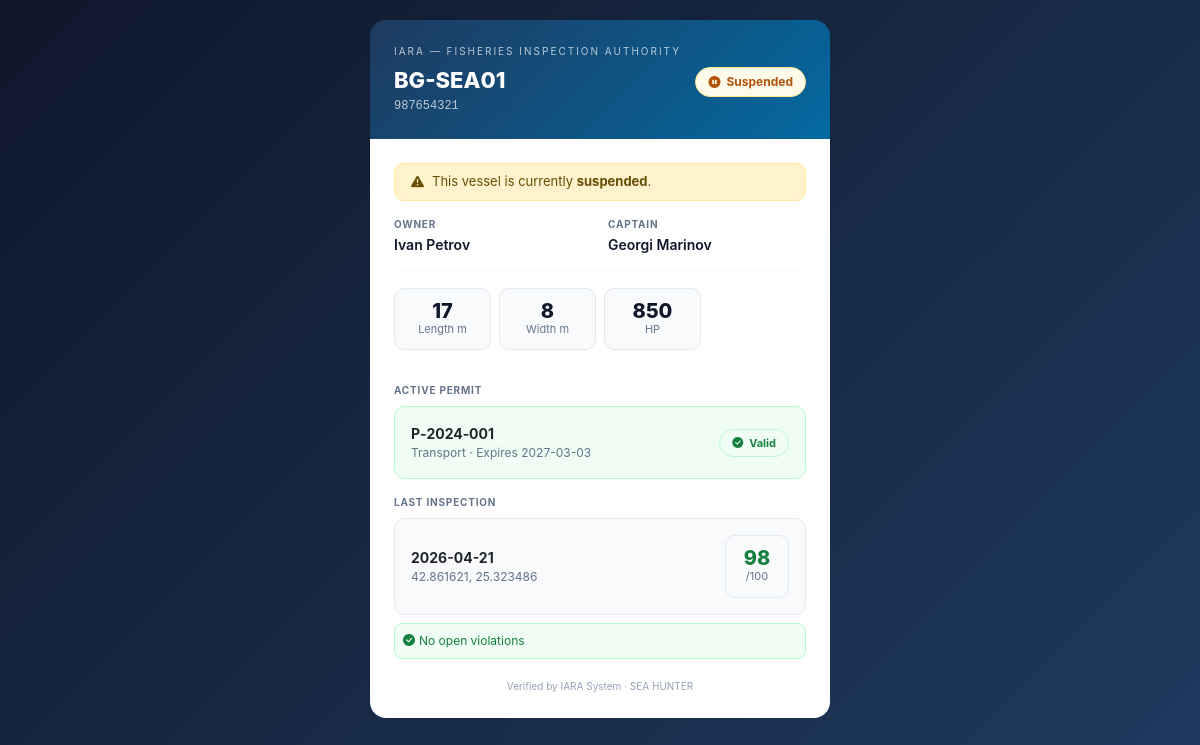
Page /public/vessel/987654321 on the committed database.
### iara_app/models.py (models this page shows, shortened)
class Vessel(db.Model):
    __tablename__ = "vessel"
    id = db.Column(db.Integer, primary_key=True)
    international_number = db.Column(db.String(50), nullable=False, unique=True)
    call_sign            = db.Column(db.String(50), nullable=False)
    marking              = db.Column(db.String(50), nullable=False)
    name_bg = db.Column(db.String(150))
    name_en = db.Column(db.String(150))
    port_registration = db.Column(db.String(100))
    registration_date = db.Column(db.Date)
    status = db.Column(db.String(20), nullable=False, default=VesselStatus.ACTIVE.value)
    length        = db.Column(db.Float, nullable=False)
    width         = db.Column(db.Float, nullable=False)
    gross_tonnage = db.Column(db.Float)
    engine_power  = db.Column(db.Integer, nullable=False)
    owner_name   = db.Column(db.String(100), nullable=False)
    owner_egn    = db.Column(db.String(20))
    captain_name = db.Column(db.String(100), nullable=False)
    created_at = db.Column(db.DateTime, default=datetime.utcnow)
    permits              = db.relationship("Permit", backref="vessel", lazy=True)
    inspections          = db.relationship("Inspection", backref="vessel", lazy=True)
    scheduled_inspections = db.relationship("ScheduledInspection", backref="vessel", lazy=True)
    documents            = db.relationship("VesselDocument", backref="vessel", lazy=True, cascade="all, delete-orphan")
    photos               = db.relationship("VesselPhoto", backref="vessel", lazy=True, cascade="all, delete-orphan")
    ownership_history    = db.relationship("VesselOwnershipHistory", backref="vessel", lazy=True, cascade="all, delete-orphan")
    fishing_trips        = db.relationship("FishingTrip", backref="vessel", lazy=True)

class Permit(db.Model):
    __tablename__ = "permit"
    id = db.Column(db.Integer, primary_key=True)
    vessel_id = db.Column(db.Integer, db.ForeignKey("vessel.id"), nullable=False)
    permit_number = db.Column(db.String(50), nullable=False, unique=True)
    permit_type = db.Column(db.String(50), nullable=False)
    issue_date = db.Column(db.Date, nullable=False)
    expiry_date = db.Column(db.Date, nullable=False)
    status = db.Column(
        db.String(20),
        nullable=False,
        default=PermitStatus.ACTIVE.value
    )

class Inspection(db.Model):
    __tablename__ = "inspection"
    id = db.Column(db.Integer, primary_key=True)
    vessel_id = db.Column(db.Integer, db.ForeignKey("vessel.id"), nullable=False)
    inspector_id = db.Column(db.Integer, db.ForeignKey("users.id"), nullable=False)
    date = db.Column(db.Date)
    location = db.Column(db.String(255))
    notes = db.Column(db.Text)
    permit_status_snapshot = db.Column(db.String(50))
    score = db.Column(db.Integer, default=100)
    final_score = db.Column(db.Integer)
    status = db.Column(db.String(20), default="draft")
    inspector_signature = db.Column(db.String(255))
    submitted_at = db.Column(db.DateTime)
    approved_at = db.Column(db.DateTime)
    rejected_at = db.Column(db.DateTime)
    violations = db.relationship("Violation", backref="inspection", lazy=True,
                                  cascade="all, delete-orphan")

### iara_app/routes/public.py (the view)
@bp.route("/public/vessel/<string:international_number>")
def public_vessel_card(international_number):
    vessel         = Vessel.query.filter_by(international_number=international_number).first_or_404()
    active_permit  = Permit.query.filter_by(vessel_id=vessel.id, status="Active").first()
    last_inspection = Inspection.query.filter_by(vessel_id=vessel.id)\
        .order_by(Inspection.date.desc()).first()
    open_violations = []
    if last_inspection:
        open_violations = [v for v in last_inspection.violations if v.status == "open"]
    return render_template(
        "public/vessel_card.html",
        vessel=vessel,
        active_permit=active_permit,
        last_inspection=last_inspection,
        open_violations=open_violations
    )

### iara_app/templates/public/vessel_card.html (shortened to what this page needs)
<!DOCTYPE html>
<html lang="en">
<head>
<link href="https://cdn.jsdelivr.net/npm/bootstrap@5.3.2/dist/css/bootstrap.min.css" rel="stylesheet">
<link rel="stylesheet" href="https://cdn.jsdelivr.net/npm/bootstrap-icons@1.11.3/font/bootstrap-icons.min.css">
</head>
<body>
<div class="card-wrap">
  <div class="vessel-header">
    <div style="font-size:10px;letter-spacing:.2em;opacity:.7;margin-bottom:8px;">IARA — FISHERIES INSPECTION AUTHORITY</div>
    <div class="d-flex justify-content-between align-items-start">
      <div>
        <h2 style="font-size:22px;font-weight:800;margin:0;">{{ vessel.call_sign }}</h2>
        <div style="font-family:monospace;font-size:12px;opacity:.7;margin-top:4px;">{{ vessel.international_number }}</div>
      </div>
      {% if vessel.status == 'Active' %}
      <span class="badge-pill status-active"><i class="bi bi-check-circle-fill"></i>Active</span>
      {% elif vessel.status == 'Suspended' %}
      <span class="badge-pill status-suspended"><i class="bi bi-pause-circle-fill"></i>Suspended</span>
      {% else %}
      <span class="badge-pill status-scrapped"><i class="bi bi-x-circle-fill"></i>Scrapped</span>
      {% endif %}
    </div>
  </div>
  <div class="vessel-body">
    {% if vessel.status == 'Suspended' %}
    <div class="alert alert-warning py-2 mb-3" style="font-size:13px;border-radius:10px;"><i class="bi bi-exclamation-triangle-fill me-2"></i>This vessel is currently <strong>suspended</strong>.</div>
    {% elif vessel.status == 'Scrapped' %}
    <div class="alert alert-danger py-2 mb-3" style="font-size:13px;border-radius:10px;"><i class="bi bi-x-circle-fill me-2"></i>This vessel has been <strong>scrapped</strong> and is no longer operational.</div>
    {% endif %}
    <div class="row g-3 mb-3">
      <div class="col-6"><div class="label">Owner</div><div class="val">{{ vessel.owner_name }}</div></div>
      <div class="col-6"><div class="label">Captain</div><div class="val">{{ vessel.captain_name }}</div></div>
    </div>
    <hr class="divider">
    <div class="row g-2 mb-3">
      {% if vessel.length %}<div class="col-3"><div class="spec-box"><div class="spec-val">{{ vessel.length }}</div><div class="spec-unit">Length m</div></div></div>{% endif %}
      {% if vessel.width %}<div class="col-3"><div class="spec-box"><div class="spec-val">{{ vessel.width }}</div><div class="spec-unit">Width m</div></div></div>{% endif %}
      {% if vessel.engine_power %}<div class="col-3"><div class="spec-box"><div class="spec-val">{{ vessel.engine_power }}</div><div class="spec-unit">HP</div></div></div>{% endif %}
    </div>
    <hr class="divider">
    <div class="label mb-2">Active Permit</div>
    {% if active_permit %}
    <div class="d-flex justify-content-between align-items-center p-3 mb-3" style="background:#f0fdf4;border:1px solid #bbf7d0;border-radius:10px;">
      <div>
        <div style="font-weight:700;font-size:14px;">{{ active_permit.permit_number }}</div>
        <div style="font-size:12px;color:#64748b;">{{ active_permit.permit_type }} · Expires {{ active_permit.expiry_date }}</div>
      </div>
      <span class="badge-pill status-active" style="font-size:11px;"><i class="bi bi-check-circle-fill"></i>Valid</span>
    </div>
    {% else %}
    <div class="p-3 mb-3" style="background:#fef2f2;border:1px solid #fecaca;border-radius:10px;font-size:13px;color:#dc2626;"><i class="bi bi-x-circle-fill me-2"></i>No active permit on file</div>
    {% endif %}
    <div class="label mb-2">Last Inspection</div>
    {% if last_inspection %}
    {% set score = last_inspection.final_score if last_inspection.final_score is not none else last_inspection.score %}
    <div class="d-flex justify-content-between align-items-center p-3 mb-2" style="background:#f8fafc;border:1px solid #e2e8f0;border-radius:10px;">
      <div>
        <div style="font-weight:700;font-size:14px;">{{ last_inspection.date }}</div>
        <div style="font-size:12px;color:#64748b;">{{ last_inspection.location or 'Location not specified' }}</div>
      </div>
      <div class="spec-box" style="min-width:64px;">
        <div class="spec-val" style="color:{% if score >= 80 %}#15803d{% elif score >= 60 %}#b45309{% else %}#dc2626{% endif %};">{{ score }}</div>
        <div class="spec-unit">/100</div>
      </div>
    </div>
    {% if open_violations %}
    <div class="p-2" style="background:#fffbeb;border:1px solid #fde68a;border-radius:8px;font-size:12px;color:#b45309;"><i class="bi bi-exclamation-triangle-fill me-1"></i>{{ open_violations|length }} open violation(s)</div>
    {% else %}
    <div class="p-2" style="background:#f0fdf4;border:1px solid #bbf7d0;border-radius:8px;font-size:12px;color:#15803d;"><i class="bi bi-check-circle-fill me-1"></i>No open violations</div>
    {% endif %}
    {% else %}
    <p class="text-muted" style="font-size:13px;">No inspections on record.</p>
    {% endif %}
    <div style="margin-top:20px;text-align:center;font-size:10px;color:#94a3b8;">
      Verified by IARA System · {{ vessel.marking }}
    </div>
  </div>
</div>
</body>
</html>

### iara_app/templates/public/vessel_card.html (style rules this page uses)
body { background:linear-gradient(135deg,#0f172a,#1e3a5f);min-height:100vh;font-family:'Inter',sans-serif;padding:20px 0 40px; }
.card-wrap { max-width:460px;margin:auto; }
.vessel-header { background:linear-gradient(135deg,#1e3a5f,#0369a1);color:white;padding:24px;border-radius:16px 16px 0 0; }
.vessel-body { background:white;padding:24px;border-radius:0 0 16px 16px; }
.label { font-size:10px;font-weight:700;text-transform:uppercase;letter-spacing:.08em;color:#64748b;margin-bottom:2px; }
.val { font-size:14px;font-weight:600;color:#0f172a; }
.divider { border:none;border-top:1px solid #e2e8f0;margin:16px 0; }
.status-active { background:#f0fdf4;color:#15803d;border:1px solid #bbf7d0; }
.status-suspended { background:#fffbeb;color:#b45309;border:1px solid #fde68a; }
.badge-pill { padding:5px 12px;border-radius:20px;font-size:12px;font-weight:700;display:inline-flex;align-items:center;gap:6px; }
.spec-box { background:#f8fafc;border:1px solid #e2e8f0;border-radius:10px;padding:12px;text-align:center; }
.spec-val { font-size:20px;font-weight:800;color:#0f172a;line-height:1; }
.spec-unit { font-size:11px;color:#64748b; }

### rows in the picture
Vessel: call_sign "BG-SEA01", international_number "987654321", owner_name "Ivan Petrov", captain_name "Georgi Marinov", length "17", width "8", engine_power "850", marking "SEA HUNTER"
Permit: permit_number "P‑2024‑001", permit_type "Transport", expiry_date "2027-03-03"
Inspection: date "2026-04-21", location "42.861621, 25.323486"

### other values in the picture
{{ score }} "98"
